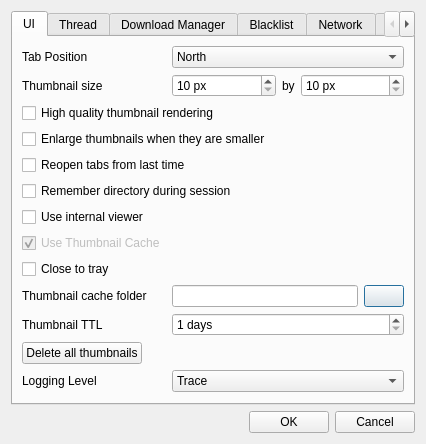
<?xml version="1.0" encoding="UTF-8"?>
<ui version="4.0">
 <class>UIConfig</class>
 <widget class="QDialog" name="UIConfig">
  <property name="windowModality">
   <enum>Qt::ApplicationModal</enum>
  </property>
  <property name="geometry">
   <rect>
    <x>0</x>
    <y>0</y>
    <width>426</width>
    <height>441</height>
   </rect>
  </property>
  <property name="sizePolicy">
   <sizepolicy hsizetype="Preferred" vsizetype="Minimum">
    <horstretch>0</horstretch>
    <verstretch>0</verstretch>
   </sizepolicy>
  </property>
  <property name="contextMenuPolicy">
   <enum>Qt::NoContextMenu</enum>
  </property>
  <property name="windowTitle">
   <string>Configuration</string>
  </property>
  <property name="windowIcon">
   <iconset resource="resources.qrc">
    <normaloff>:/icons/resources/settings.png</normaloff>:/icons/resources/settings.png</iconset>
  </property>
  <layout class="QGridLayout" name="gridLayout_4">
   <item row="0" column="0">
    <widget class="QTabWidget" name="tabWidget">
     <property name="currentIndex">
      <number>0</number>
     </property>
     <widget class="QWidget" name="tab">
      <attribute name="title">
       <string>UI</string>
      </attribute>
      <layout class="QGridLayout" name="gridLayout_3">
       <item row="0" column="0">
        <widget class="QLabel" name="label_2">
         <property name="text">
          <string>Tab Position</string>
         </property>
        </widget>
       </item>
       <item row="0" column="1">
        <widget class="QComboBox" name="cmbTabPosition">
         <item>
          <property name="text">
           <string>North</string>
          </property>
         </item>
         <item>
          <property name="text">
           <string>South</string>
          </property>
         </item>
         <item>
          <property name="text">
           <string>West</string>
          </property>
         </item>
         <item>
          <property name="text">
           <string>East</string>
          </property>
         </item>
        </widget>
       </item>
       <item row="1" column="0">
        <widget class="QLabel" name="label_4">
         <property name="text">
          <string>Thumbnail size</string>
         </property>
        </widget>
       </item>
       <item row="1" column="1">
        <layout class="QHBoxLayout" name="horizontalLayout_2">
         <item>
          <widget class="QSpinBox" name="sbThumbnailWidth">
           <property name="sizePolicy">
            <sizepolicy hsizetype="MinimumExpanding" vsizetype="Fixed">
             <horstretch>0</horstretch>
             <verstretch>0</verstretch>
            </sizepolicy>
           </property>
           <property name="suffix">
            <string> px</string>
           </property>
           <property name="minimum">
            <number>10</number>
           </property>
           <property name="maximum">
            <number>500</number>
           </property>
           <property name="singleStep">
            <number>5</number>
           </property>
          </widget>
         </item>
         <item>
          <widget class="QLabel" name="label_5">
           <property name="sizePolicy">
            <sizepolicy hsizetype="Minimum" vsizetype="Minimum">
             <horstretch>0</horstretch>
             <verstretch>0</verstretch>
            </sizepolicy>
           </property>
           <property name="text">
            <string>by</string>
           </property>
          </widget>
         </item>
         <item>
          <widget class="QSpinBox" name="sbThumbnailHeight">
           <property name="sizePolicy">
            <sizepolicy hsizetype="MinimumExpanding" vsizetype="Fixed">
             <horstretch>0</horstretch>
             <verstretch>0</verstretch>
            </sizepolicy>
           </property>
           <property name="suffix">
            <string> px</string>
           </property>
           <property name="minimum">
            <number>10</number>
           </property>
           <property name="maximum">
            <number>500</number>
           </property>
           <property name="singleStep">
            <number>5</number>
           </property>
          </widget>
         </item>
        </layout>
       </item>
       <item row="2" column="0" colspan="2">
        <widget class="QCheckBox" name="cbHQThumbnail">
         <property name="text">
          <string>High quality thumbnail rendering</string>
         </property>
        </widget>
       </item>
       <item row="3" column="0" colspan="2">
        <widget class="QCheckBox" name="cbEnlargeThumbnails">
         <property name="text">
          <string>Enlarge thumbnails when they are smaller</string>
         </property>
        </widget>
       </item>
       <item row="4" column="0" colspan="2">
        <widget class="QCheckBox" name="cbReopenTabs">
         <property name="text">
          <string>Reopen tabs from last time</string>
         </property>
        </widget>
       </item>
       <item row="5" column="0" colspan="2">
        <widget class="QCheckBox" name="cbRememberDirectory">
         <property name="text">
          <string>Remember directory during session</string>
         </property>
        </widget>
       </item>
       <item row="6" column="0">
        <widget class="QCheckBox" name="cbUseInternalViewer">
         <property name="text">
          <string>Use internal viewer</string>
         </property>
        </widget>
       </item>
       <item row="7" column="0">
        <widget class="QCheckBox" name="cbUseThumbnailCache">
         <property name="enabled">
          <bool>false</bool>
         </property>
         <property name="text">
          <string>Use Thumbnail Cache</string>
         </property>
         <property name="checked">
          <bool>true</bool>
         </property>
        </widget>
       </item>
       <item row="8" column="0">
        <widget class="QCheckBox" name="cbCloseToTray">
         <property name="text">
          <string>Close to tray</string>
         </property>
        </widget>
       </item>
       <item row="9" column="0">
        <widget class="QLabel" name="label_14">
         <property name="text">
          <string>Thumbnail cache folder</string>
         </property>
        </widget>
       </item>
       <item row="9" column="1">
        <layout class="QHBoxLayout" name="horizontalLayout_5">
         <item>
          <widget class="QLineEdit" name="leThumbnailCacheFolder"/>
         </item>
         <item>
          <widget class="QPushButton" name="btnSelectThumnailCacheFolder">
           <property name="text">
            <string/>
           </property>
           <property name="icon">
            <iconset resource="resources.qrc">
             <normaloff>:/icons/resources/search.png</normaloff>:/icons/resources/search.png</iconset>
           </property>
          </widget>
         </item>
        </layout>
       </item>
       <item row="10" column="0">
        <widget class="QLabel" name="label_16">
         <property name="toolTip">
          <string>Thumbnail Time to live</string>
         </property>
         <property name="text">
          <string>Thumbnail TTL</string>
         </property>
        </widget>
       </item>
       <item row="10" column="1">
        <layout class="QHBoxLayout" name="horizontalLayout_6">
         <item>
          <widget class="QSpinBox" name="sbThumbnailTTL">
           <property name="sizePolicy">
            <sizepolicy hsizetype="Expanding" vsizetype="Fixed">
             <horstretch>0</horstretch>
             <verstretch>0</verstretch>
            </sizepolicy>
           </property>
           <property name="suffix">
            <string> days</string>
           </property>
           <property name="minimum">
            <number>1</number>
           </property>
           <property name="maximum">
            <number>999999</number>
           </property>
          </widget>
         </item>
        </layout>
       </item>
       <item row="11" column="0" colspan="2">
        <layout class="QHBoxLayout" name="horizontalLayout_7">
         <item>
          <widget class="QPushButton" name="btnDeleteAllThumbnails">
           <property name="text">
            <string>Delete all thumbnails</string>
           </property>
          </widget>
         </item>
         <item>
          <spacer name="horizontalSpacer_2">
           <property name="orientation">
            <enum>Qt::Horizontal</enum>
           </property>
           <property name="sizeHint" stdset="0">
            <size>
             <width>40</width>
             <height>20</height>
            </size>
           </property>
          </spacer>
         </item>
        </layout>
       </item>
       <item row="12" column="0">
        <widget class="QLabel" name="label_19">
         <property name="text">
          <string>Logging Level</string>
         </property>
        </widget>
       </item>
       <item row="12" column="1">
        <widget class="QComboBox" name="cbLoggingLevel">
         <item>
          <property name="text">
           <string>Trace</string>
          </property>
         </item>
         <item>
          <property name="text">
           <string>Debug</string>
          </property>
         </item>
         <item>
          <property name="text">
           <string>Info</string>
          </property>
         </item>
         <item>
          <property name="text">
           <string>Warnings</string>
          </property>
         </item>
         <item>
          <property name="text">
           <string>Error</string>
          </property>
         </item>
         <item>
          <property name="text">
           <string>Fatal</string>
          </property>
         </item>
        </widget>
       </item>
       <item row="13" column="0" colspan="2">
        <spacer name="verticalSpacer_3">
         <property name="orientation">
          <enum>Qt::Vertical</enum>
         </property>
         <property name="sizeHint" stdset="0">
          <size>
           <width>20</width>
           <height>40</height>
          </size>
         </property>
        </spacer>
       </item>
      </layout>
     </widget>
     <widget class="QWidget" name="tab_2">
      <attribute name="title">
       <string>Thread</string>
      </attribute>
      <layout class="QGridLayout" name="gridLayout">
       <item row="0" column="0">
        <widget class="QLabel" name="label">
         <property name="text">
          <string>Default Savepath</string>
         </property>
        </widget>
       </item>
       <item row="0" column="1">
        <layout class="QHBoxLayout" name="horizontalLayout">
         <item>
          <widget class="QLineEdit" name="leDefaultSavepath"/>
         </item>
         <item>
          <widget class="QPushButton" name="pushButton">
           <property name="text">
            <string/>
           </property>
           <property name="icon">
            <iconset resource="resources.qrc">
             <normaloff>:/icons/resources/search.png</normaloff>:/icons/resources/search.png</iconset>
           </property>
          </widget>
         </item>
        </layout>
       </item>
       <item row="1" column="0">
        <widget class="QLabel" name="label_7">
         <property name="text">
          <string>Reschedule Interval</string>
         </property>
        </widget>
       </item>
       <item row="1" column="1">
        <widget class="QSpinBox" name="sbRescheduleInterval">
         <property name="toolTip">
          <string>Interval in [s] for rescheduling erroneous downloads</string>
         </property>
         <property name="suffix">
          <string> seconds</string>
         </property>
         <property name="maximum">
          <number>999999999</number>
         </property>
        </widget>
       </item>
       <item row="2" column="0">
        <widget class="QLabel" name="label_6">
         <property name="text">
          <string>Default rescan interval</string>
         </property>
        </widget>
       </item>
       <item row="2" column="1">
        <layout class="QHBoxLayout" name="horizontalLayout_3">
         <item>
          <widget class="QComboBox" name="cbRescanInterval">
           <property name="sizePolicy">
            <sizepolicy hsizetype="MinimumExpanding" vsizetype="Maximum">
             <horstretch>0</horstretch>
             <verstretch>0</verstretch>
            </sizepolicy>
           </property>
          </widget>
         </item>
         <item>
          <widget class="QPushButton" name="btnEditTimeoutValues">
           <property name="sizePolicy">
            <sizepolicy hsizetype="Minimum" vsizetype="Minimum">
             <horstretch>0</horstretch>
             <verstretch>0</verstretch>
            </sizepolicy>
           </property>
           <property name="toolTip">
            <string>Edit timeout values</string>
           </property>
           <property name="text">
            <string/>
           </property>
           <property name="icon">
            <iconset resource="resources.qrc">
             <normaloff>:/icons/resources/settings.png</normaloff>:/icons/resources/settings.png</iconset>
           </property>
          </widget>
         </item>
        </layout>
       </item>
       <item row="3" column="0" colspan="2">
        <widget class="QCheckBox" name="cbAutoClose">
         <property name="text">
          <string>Close tabs automatically after 404</string>
         </property>
        </widget>
       </item>
       <item row="7" column="0">
        <spacer name="verticalSpacer">
         <property name="orientation">
          <enum>Qt::Vertical</enum>
         </property>
         <property name="sizeHint" stdset="0">
          <size>
           <width>20</width>
           <height>40</height>
          </size>
         </property>
        </spacer>
       </item>
       <item row="5" column="0" colspan="2">
        <widget class="QCheckBox" name="cbCloseOverviewThreads">
         <property name="text">
          <string>Close overview threads (e. g. http://boards.4chan.org/o/2)</string>
         </property>
        </widget>
       </item>
       <item row="6" column="0">
        <widget class="QCheckBox" name="cbDefaultOriginalFilename">
         <property name="text">
          <string>Save with original filename as default</string>
         </property>
        </widget>
       </item>
      </layout>
     </widget>
     <widget class="QWidget" name="tab_5">
      <attribute name="title">
       <string>Download Manager</string>
      </attribute>
      <layout class="QGridLayout" name="gridLayout_5">
       <item row="0" column="0">
        <widget class="QLabel" name="label_3">
         <property name="text">
          <string>Max. concurrent downloads</string>
         </property>
         <property name="textFormat">
          <enum>Qt::PlainText</enum>
         </property>
        </widget>
       </item>
       <item row="0" column="1">
        <widget class="QSpinBox" name="sbConcurrentDownloads">
         <property name="suffix">
          <string> downloads</string>
         </property>
         <property name="maximum">
          <number>99</number>
         </property>
        </widget>
       </item>
       <item row="1" column="0">
        <widget class="QLabel" name="label_15">
         <property name="text">
          <string>Intitial timeout</string>
         </property>
        </widget>
       </item>
       <item row="1" column="1">
        <widget class="QSpinBox" name="sbDownloadTimeoutInitial">
         <property name="toolTip">
          <string>Maximum time until first data bytes arrive. The more concurrent requests are sent the higher this time should be</string>
         </property>
         <property name="suffix">
          <string> seconds</string>
         </property>
        </widget>
       </item>
       <item row="2" column="0">
        <widget class="QLabel" name="label_17">
         <property name="text">
          <string>Downloading timeout</string>
         </property>
        </widget>
       </item>
       <item row="2" column="1">
        <widget class="QSpinBox" name="sbDownloadTimeoutInbetween">
         <property name="toolTip">
          <string>Maximum time between 2 data packets</string>
         </property>
         <property name="suffix">
          <string> seconds</string>
         </property>
        </widget>
       </item>
       <item row="3" column="0" colspan="2">
        <spacer name="verticalSpacer_5">
         <property name="orientation">
          <enum>Qt::Vertical</enum>
         </property>
         <property name="sizeHint" stdset="0">
          <size>
           <width>20</width>
           <height>40</height>
          </size>
         </property>
        </spacer>
       </item>
      </layout>
     </widget>
     <widget class="QWidget" name="tab_3">
      <attribute name="title">
       <string>Blacklist</string>
      </attribute>
      <layout class="QGridLayout" name="gridLayout_6">
       <item row="0" column="0">
        <widget class="QLabel" name="label_8">
         <property name="sizePolicy">
          <sizepolicy hsizetype="Preferred" vsizetype="Minimum">
           <horstretch>0</horstretch>
           <verstretch>0</verstretch>
          </sizepolicy>
         </property>
         <property name="text">
          <string>Check interval [s]</string>
         </property>
        </widget>
       </item>
       <item row="0" column="1">
        <widget class="QSpinBox" name="sbBlackListCheckInterval">
         <property name="sizePolicy">
          <sizepolicy hsizetype="Expanding" vsizetype="Minimum">
           <horstretch>0</horstretch>
           <verstretch>0</verstretch>
          </sizepolicy>
         </property>
         <property name="toolTip">
          <string>Interval for checking if blacklisted images still exist</string>
         </property>
         <property name="suffix">
          <string> seconds</string>
         </property>
         <property name="maximum">
          <number>999999999</number>
         </property>
        </widget>
       </item>
       <item row="1" column="0" colspan="2">
        <widget class="QCheckBox" name="cbUseBlackList">
         <property name="text">
          <string>Use global Blacklist</string>
         </property>
        </widget>
       </item>
       <item row="2" column="0" colspan="2">
        <spacer name="verticalSpacer_2">
         <property name="orientation">
          <enum>Qt::Vertical</enum>
         </property>
         <property name="sizeHint" stdset="0">
          <size>
           <width>268</width>
           <height>135</height>
          </size>
         </property>
        </spacer>
       </item>
      </layout>
     </widget>
     <widget class="QWidget" name="tab_4">
      <attribute name="title">
       <string>Network</string>
      </attribute>
      <layout class="QGridLayout" name="gridLayout_2">
       <item row="0" column="0" colspan="2">
        <widget class="QCheckBox" name="cbUseProxy">
         <property name="text">
          <string>Use Proxy</string>
         </property>
        </widget>
       </item>
       <item row="1" column="0">
        <widget class="QLabel" name="label_9">
         <property name="text">
          <string>Address</string>
         </property>
        </widget>
       </item>
       <item row="1" column="1">
        <widget class="QLineEdit" name="leProxyAddress">
         <property name="enabled">
          <bool>false</bool>
         </property>
        </widget>
       </item>
       <item row="2" column="0">
        <widget class="QLabel" name="label_10">
         <property name="text">
          <string>Port</string>
         </property>
        </widget>
       </item>
       <item row="2" column="1">
        <widget class="QSpinBox" name="sbProxyPort">
         <property name="enabled">
          <bool>false</bool>
         </property>
         <property name="maximum">
          <number>99999</number>
         </property>
        </widget>
       </item>
       <item row="3" column="0">
        <widget class="QLabel" name="label_13">
         <property name="text">
          <string>Type</string>
         </property>
        </widget>
       </item>
       <item row="3" column="1">
        <widget class="QComboBox" name="cbProxyType">
         <property name="enabled">
          <bool>false</bool>
         </property>
         <item>
          <property name="text">
           <string>Default proxy</string>
          </property>
         </item>
         <item>
          <property name="text">
           <string>Socks5 proxy</string>
          </property>
         </item>
         <item>
          <property name="text">
           <string>HTTP proxy</string>
          </property>
         </item>
         <item>
          <property name="text">
           <string>HTTP caching proxy</string>
          </property>
         </item>
         <item>
          <property name="text">
           <string>FTP caching proxy</string>
          </property>
         </item>
        </widget>
       </item>
       <item row="4" column="0" colspan="2">
        <widget class="QCheckBox" name="cbProxyAuth">
         <property name="enabled">
          <bool>false</bool>
         </property>
         <property name="text">
          <string>Needs authentification</string>
         </property>
        </widget>
       </item>
       <item row="5" column="0">
        <widget class="QLabel" name="label_11">
         <property name="text">
          <string>User</string>
         </property>
        </widget>
       </item>
       <item row="5" column="1">
        <widget class="QLineEdit" name="leProxyUser">
         <property name="enabled">
          <bool>false</bool>
         </property>
        </widget>
       </item>
       <item row="6" column="0">
        <widget class="QLabel" name="label_12">
         <property name="text">
          <string>Password</string>
         </property>
        </widget>
       </item>
       <item row="6" column="1">
        <widget class="QLineEdit" name="leProxyPassword">
         <property name="enabled">
          <bool>false</bool>
         </property>
         <property name="echoMode">
          <enum>QLineEdit::Password</enum>
         </property>
        </widget>
       </item>
       <item row="7" column="1">
        <spacer name="verticalSpacer_4">
         <property name="orientation">
          <enum>Qt::Vertical</enum>
         </property>
         <property name="sizeHint" stdset="0">
          <size>
           <width>20</width>
           <height>40</height>
          </size>
         </property>
        </spacer>
       </item>
      </layout>
     </widget>
     <widget class="QWidget" name="tab_6">
      <attribute name="title">
       <string>Shortcuts</string>
      </attribute>
      <layout class="QGridLayout" name="gridLayout_7">
       <item row="1" column="0">
        <widget class="QListWidget" name="listWidget">
         <property name="sizePolicy">
          <sizepolicy hsizetype="Expanding" vsizetype="Expanding">
           <horstretch>0</horstretch>
           <verstretch>0</verstretch>
          </sizepolicy>
         </property>
         <property name="contextMenuPolicy">
          <enum>Qt::NoContextMenu</enum>
         </property>
         <property name="frameShadow">
          <enum>QFrame::Raised</enum>
         </property>
         <property name="editTriggers">
          <set>QAbstractItemView::DoubleClicked</set>
         </property>
         <property name="alternatingRowColors">
          <bool>true</bool>
         </property>
         <property name="sortingEnabled">
          <bool>false</bool>
         </property>
        </widget>
       </item>
       <item row="1" column="1">
        <layout class="QVBoxLayout" name="verticalLayout">
         <item>
          <widget class="QPushButton" name="btnAddItem">
           <property name="text">
            <string/>
           </property>
           <property name="icon">
            <iconset resource="resources.qrc">
             <normaloff>:/icons/resources/add.png</normaloff>:/icons/resources/add.png</iconset>
           </property>
           <property name="autoDefault">
            <bool>false</bool>
           </property>
          </widget>
         </item>
         <item>
          <widget class="QPushButton" name="btnRemoveItem">
           <property name="text">
            <string/>
           </property>
           <property name="icon">
            <iconset resource="resources.qrc">
             <normaloff>:/icons/resources/list-remove.png</normaloff>:/icons/resources/list-remove.png</iconset>
           </property>
           <property name="autoDefault">
            <bool>false</bool>
           </property>
          </widget>
         </item>
         <item>
          <spacer name="verticalSpacer_6">
           <property name="orientation">
            <enum>Qt::Vertical</enum>
           </property>
           <property name="sizeHint" stdset="0">
            <size>
             <width>20</width>
             <height>228</height>
            </size>
           </property>
          </spacer>
         </item>
        </layout>
       </item>
       <item row="0" column="0" colspan="2">
        <widget class="QLabel" name="label_18">
         <property name="text">
          <string>Edit your folder shortcuts</string>
         </property>
        </widget>
       </item>
      </layout>
     </widget>
    </widget>
   </item>
   <item row="1" column="0">
    <layout class="QHBoxLayout" name="horizontalLayout_4">
     <item>
      <spacer name="horizontalSpacer">
       <property name="orientation">
        <enum>Qt::Horizontal</enum>
       </property>
       <property name="sizeHint" stdset="0">
        <size>
         <width>40</width>
         <height>20</height>
        </size>
       </property>
      </spacer>
     </item>
     <item>
      <widget class="QPushButton" name="btnAccept">
       <property name="text">
        <string>OK</string>
       </property>
       <property name="icon">
        <iconset resource="resources.qrc">
         <normaloff>:/icons/resources/yes.png</normaloff>:/icons/resources/yes.png</iconset>
       </property>
      </widget>
     </item>
     <item>
      <widget class="QPushButton" name="btnCancel">
       <property name="text">
        <string>Cancel</string>
       </property>
       <property name="icon">
        <iconset resource="resources.qrc">
         <normaloff>:/icons/resources/no.png</normaloff>:/icons/resources/no.png</iconset>
       </property>
      </widget>
     </item>
    </layout>
   </item>
  </layout>
 </widget>
 <resources>
  <include location="resources.qrc"/>
 </resources>
 <connections>
  <connection>
   <sender>pushButton</sender>
   <signal>clicked()</signal>
   <receiver>UIConfig</receiver>
   <slot>chooseLocation()</slot>
   <hints>
    <hint type="sourcelabel">
     <x>390</x>
     <y>64</y>
    </hint>
    <hint type="destinationlabel">
     <x>309</x>
     <y>64</y>
    </hint>
   </hints>
  </connection>
  <connection>
   <sender>btnEditTimeoutValues</sender>
   <signal>clicked()</signal>
   <receiver>UIConfig</receiver>
   <slot>editTimeoutValues()</slot>
   <hints>
    <hint type="sourcelabel">
     <x>390</x>
     <y>122</y>
    </hint>
    <hint type="destinationlabel">
     <x>309</x>
     <y>279</y>
    </hint>
   </hints>
  </connection>
  <connection>
   <sender>btnAccept</sender>
   <signal>clicked()</signal>
   <receiver>UIConfig</receiver>
   <slot>accept()</slot>
   <hints>
    <hint type="sourcelabel">
     <x>322</x>
     <y>378</y>
    </hint>
    <hint type="destinationlabel">
     <x>107</x>
     <y>310</y>
    </hint>
   </hints>
  </connection>
  <connection>
   <sender>btnCancel</sender>
   <signal>clicked()</signal>
   <receiver>UIConfig</receiver>
   <slot>reject()</slot>
   <hints>
    <hint type="sourcelabel">
     <x>403</x>
     <y>378</y>
    </hint>
    <hint type="destinationlabel">
     <x>260</x>
     <y>310</y>
    </hint>
   </hints>
  </connection>
  <connection>
   <sender>cbProxyAuth</sender>
   <signal>toggled(bool)</signal>
   <receiver>leProxyUser</receiver>
   <slot>setEnabled(bool)</slot>
   <hints>
    <hint type="sourcelabel">
     <x>95</x>
     <y>141</y>
    </hint>
    <hint type="destinationlabel">
     <x>109</x>
     <y>164</y>
    </hint>
   </hints>
  </connection>
  <connection>
   <sender>cbProxyAuth</sender>
   <signal>toggled(bool)</signal>
   <receiver>leProxyPassword</receiver>
   <slot>setEnabled(bool)</slot>
   <hints>
    <hint type="sourcelabel">
     <x>78</x>
     <y>141</y>
    </hint>
    <hint type="destinationlabel">
     <x>109</x>
     <y>190</y>
    </hint>
   </hints>
  </connection>
  <connection>
   <sender>btnSelectThumnailCacheFolder</sender>
   <signal>clicked()</signal>
   <receiver>UIConfig</receiver>
   <slot>chooseThumbnailCacheLocation()</slot>
   <hints>
    <hint type="sourcelabel">
     <x>390</x>
     <y>233</y>
    </hint>
    <hint type="destinationlabel">
     <x>307</x>
     <y>220</y>
    </hint>
   </hints>
  </connection>
  <connection>
   <sender>btnAddItem</sender>
   <signal>clicked()</signal>
   <receiver>UIConfig</receiver>
   <slot>addShortcut()</slot>
   <hints>
    <hint type="sourcelabel">
     <x>385</x>
     <y>74</y>
    </hint>
    <hint type="destinationlabel">
     <x>423</x>
     <y>71</y>
    </hint>
   </hints>
  </connection>
  <connection>
   <sender>btnRemoveItem</sender>
   <signal>clicked()</signal>
   <receiver>UIConfig</receiver>
   <slot>deleteShortcut()</slot>
   <hints>
    <hint type="sourcelabel">
     <x>388</x>
     <y>98</y>
    </hint>
    <hint type="destinationlabel">
     <x>421</x>
     <y>111</y>
    </hint>
   </hints>
  </connection>
 </connections>
 <slots>
  <signal>deleteAllThumbnails()</signal>
  <slot>chooseLocation()</slot>
  <slot>editTimeoutValues()</slot>
  <slot>chooseThumbnailCacheLocation()</slot>
  <slot>addShortcut()</slot>
  <slot>editShortcut()</slot>
  <slot>deleteShortcut()</slot>
 </slots>
</ui>
